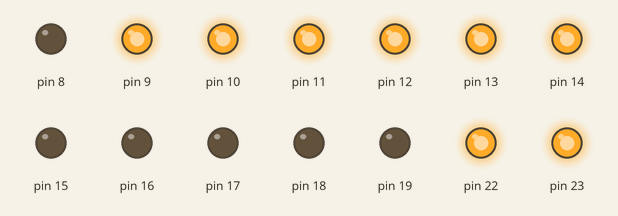
This sketch was run on a simulated Arduino Uno, built with avr-gcc and run on an emulated ATmega328P. On the bench: output pins drawn as LEDs (lit = HIGH).

Above: at 0.05 s.
At 0.35 s:
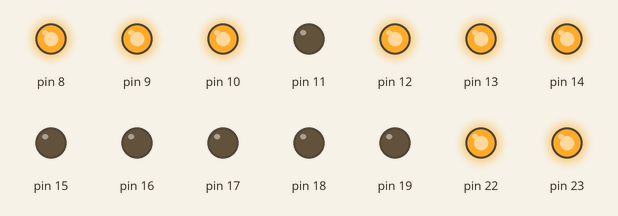
At 0.75 s:
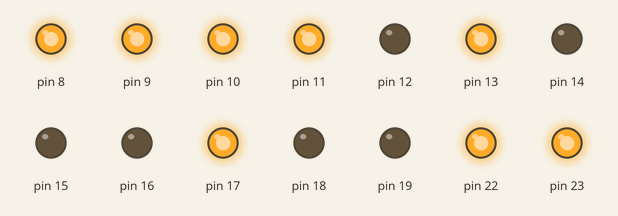
At 1.45 s:
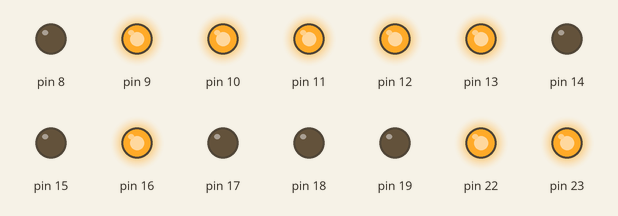
At 2.15 s:
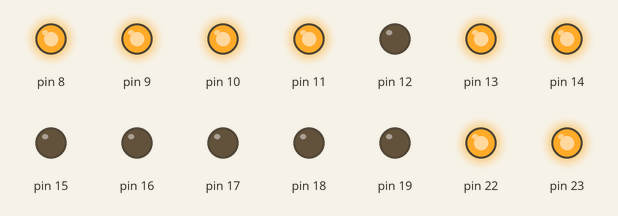
At 2.85 s:
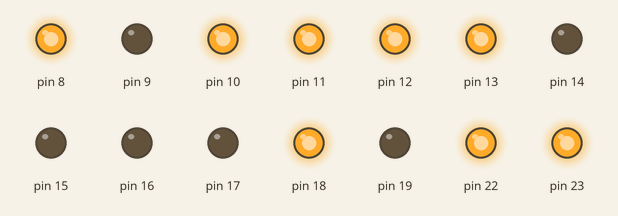
Timing chart, 0 to 3.1 s (numbered marks = the images above):
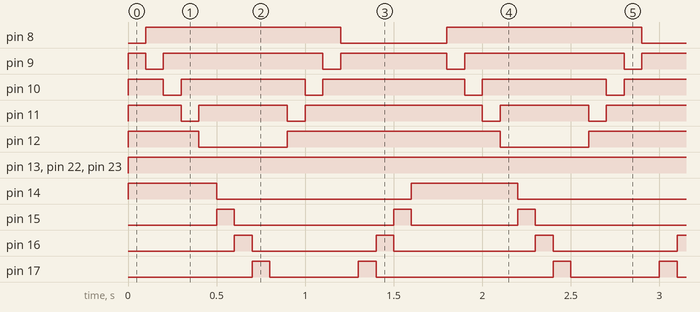

The sketch:

5x5_Matrix_Box.ino
```cpp
#include <avr/io.h>
#include <avr/interrupt.h>

int main()
{
  DDRB = 0b11111111;
  DDRC = 0b11111111;
  PORTB = 0b11111111;
  PORTC = 0b00000000;
  while(1)
  {
     for (int j = 0; j <= 0; j++)
    {
      PORTC = 1 << (j);
      for (int i = 0; i <= 3; i++)
      {
        PORTB = ~(1 << (i));
        _delay_ms(100);
    }
    }
    for (int j = 0; j <= 4; j++)
    {
      PORTC = 1 << (j);
      for (int i = 4; i <= 4; i++)
      {
        PORTB = ~(1 << (i));
        _delay_ms(100);
      }
}
          for (int j=4; j >= 4; j--)
    {
PORTC = 1 << (j);
    for (int i=3; i >= 0; i--)
    {
PORTB = ~(1 << (i));
_delay_ms(100);
  }
}
          for (int j=3; j >= 0; j--)
    {
PORTC = 1 << (j);
    for (int i=0; i >= 0; i--)
    {
PORTB = ~(1 << (i));
_delay_ms(100);
  }
}
  }
}
```

Measured:
- by itself, pin 8: alternates HIGH for 1.1 s and LOW for 0.60 s
- by itself, pin 9: repeats every 1.7 s: LOW 0.10 s, HIGH 0.90 s, LOW 0.10 s, HIGH 0.60 s
- by itself, pin 10: repeats every 1.7 s: LOW 0.10 s, HIGH 0.70 s, LOW 0.10 s, HIGH 0.80 s
- by itself, pin 11: repeats every 1.7 s: LOW 0.10 s, HIGH 0.50 s, LOW 0.10 s, HIGH 1.0 s
- by itself, pin 12: repeats every 1.7 s: LOW 0.50 s, HIGH 1.2 s
- by itself, pin 13, pin 22, pin 23: LOW → HIGH at 0.00 s
- by itself, pin 14: alternates HIGH for 0.60 s and LOW for 1.1 s
- by itself, pin 15: repeats every 1.7 s: LOW 0.90 s, HIGH 0.10 s, LOW 0.60 s, HIGH 0.10 s
